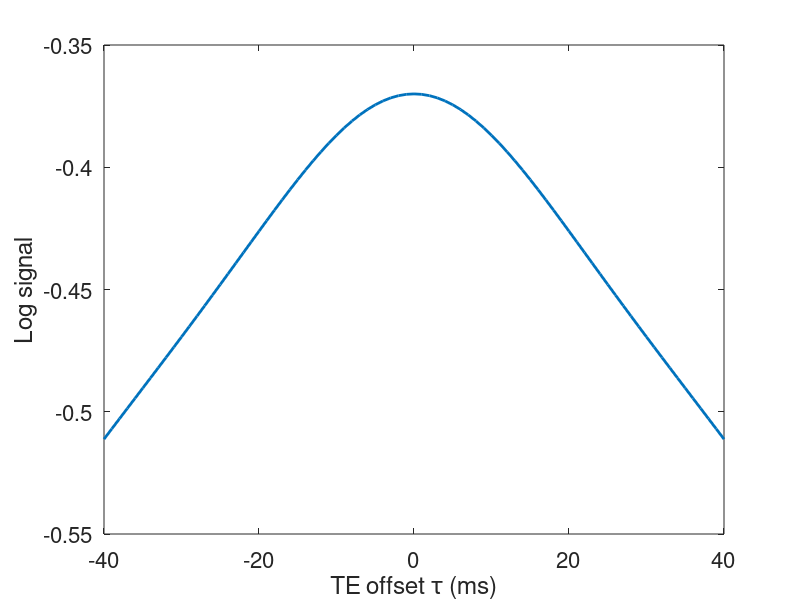

This figure's MATLAB source:
% xMTC_qBOLD_model.m

% analytical look at the quantitative BOLD model in ASE, based on He and
% Yablonskiy 2007 (originally based on Yablonskiy & Haacke, 1994)

clear; close all;

% constant parameters
DBV = 0.03;
R2t = 5; % make this slower than normal so we can see it better
dw  = 142; % apparently
TE  = 0.074; % 74 ms
tau = 0.01; 

n = 100; % number of points

taus = -40:1:40;
Stau = zeros(1,length(taus));

for jj = 1:length(taus);
    tau = 0.001*taus(jj); % select a tau value
    
    Tf = (TE - tau)/2; % flip time
    
    Sr2 = exp(-R2t.*TE);

    
    fun = @(u) ((2+u).*sqrt(1-u)./(u.^2)).*(1-besselj(0,1.5.*dw.*abs(tau).*u));
    grl = integral(fun,0,1);

    Szt = exp(-DBV.*grl./3);
    
    Stau(jj) = Sr2.*Szt;
    
end % for jj = 1:length(taus);

%% Plot a figure for ASE acquisition
figure('WindowStyle','Docked');
hold on; box on;
% plot([TE,TE],[0,1],'k-');     % for non-log vesion
% plot([Tf,Tf],[0,1],'k--');
% plot([TE,TE],[-0.6,0],'k-');      % for log version
% plot([Tf,Tf],[-0.6,0],'k--');
p.a = plot(taus,log(Stau),'-','LineWidth',2);
% p.b = plot(t,log(Szt),'-','LineWidth',2);
% p.c = plot(t,log(Sr2.*Szt),'-','LineWidth',2);

% legend([p.a,p.b,p.c],'R2 decay','Vascular Effect','Total','Location','SouthWest');
xlabel('TE offset \tau (ms)');
ylabel('Log signal');
set(gca,'FontSize',16);